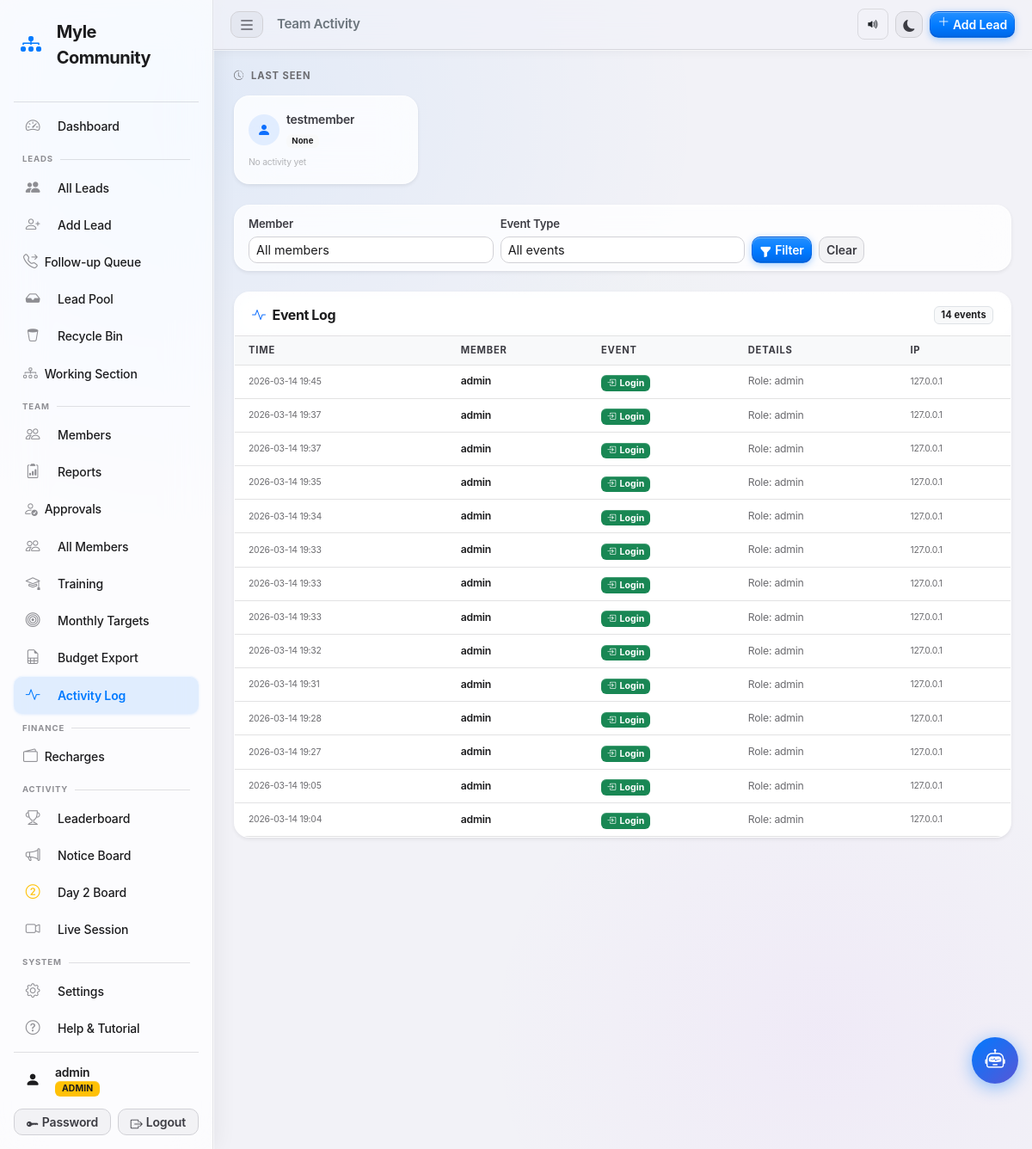
The page /admin/activity (signed in) on the database as committed earlier.
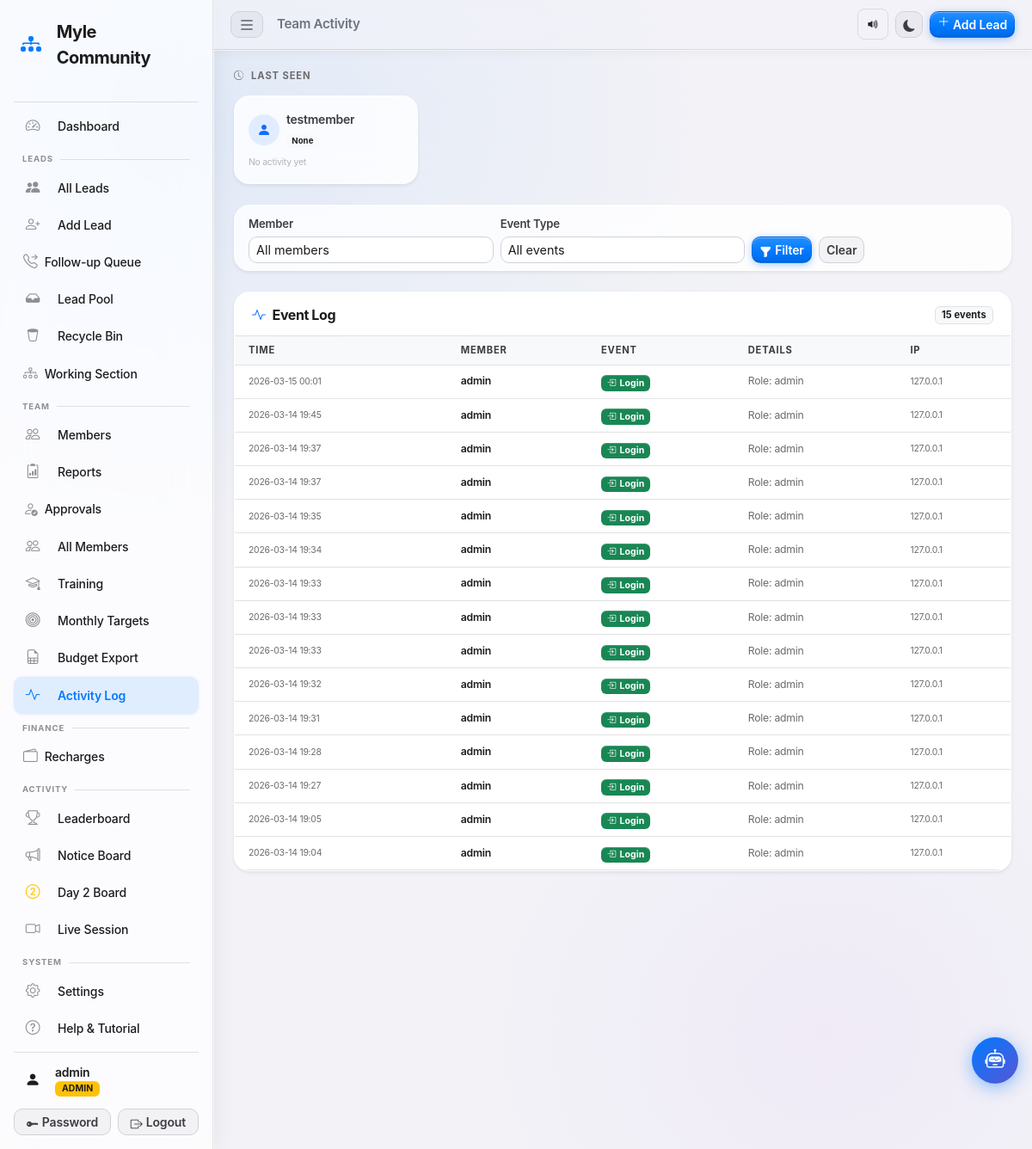
The same page on the database as committed later.
### tables this page shows
CREATE TABLE users (
            id         INTEGER PRIMARY KEY AUTOINCREMENT,
            username   TEXT    NOT NULL UNIQUE,
            password   TEXT    NOT NULL,
            role       TEXT    NOT NULL DEFAULT 'team',
            created_at TEXT    NOT NULL DEFAULT (datetime('now','localtime'))
        , fbo_id TEXT NOT NULL DEFAULT '', upline_name TEXT NOT NULL DEFAULT '', phone TEXT NOT NULL DEFAULT '', status TEXT NOT NULL DEFAULT 'pending', email TEXT NOT NULL DEFAULT '', display_picture TEXT NOT NULL DEFAULT '', calling_reminder_time TEXT NOT NULL DEFAULT '', training_required INTEGER NOT NULL DEFAULT 0, training_status TEXT NOT NULL DEFAULT 'not_required', joining_date TEXT NOT NULL DEFAULT '', certificate_path TEXT NOT NULL DEFAULT '', badges_json TEXT NOT NULL DEFAULT '[]', test_score INTEGER NOT NULL DEFAULT -1, test_attempts INTEGER NOT NULL DEFAULT 0, upline_username TEXT NOT NULL DEFAULT '');

CREATE TABLE activity_log (
            id         INTEGER PRIMARY KEY AUTOINCREMENT,
            username   TEXT    NOT NULL,
            event_type TEXT    NOT NULL,
            details    TEXT    NOT NULL DEFAULT '',
            ip_address TEXT    NOT NULL DEFAULT '',
            created_at TEXT    NOT NULL DEFAULT (datetime('now','localtime'))
        );

### app.py (the view)
@app.route('/admin/activity')
@admin_required
def admin_activity():
    db = get_db()
    page    = int(request.args.get('page', 1))
    per_pg  = 50
    offset  = (page - 1) * per_pg
    filter_user  = request.args.get('user', '')
    filter_event = request.args.get('event', '')
    where, params = ['1=1'], []
    if filter_user:
        where.append('username=?')
        params.append(filter_user)
    if filter_event:
        where.append('event_type=?')
        params.append(filter_event)
    total = db.execute(
        f"SELECT COUNT(*) FROM activity_log WHERE {' AND '.join(where)}", params
    ).fetchone()[0]
    logs = db.execute(
        f"SELECT * FROM activity_log WHERE {' AND '.join(where)} ORDER BY created_at DESC LIMIT ? OFFSET ?",
        params + [per_pg, offset]
    ).fetchall()
    last_seen_rows = db.execute("""
        SELECT u.username, u.display_picture,
               a.event_type, a.created_at
        FROM users u
        LEFT JOIN activity_log a
            ON a.username = u.username
            AND a.created_at = (
                SELECT MAX(a2.created_at) FROM activity_log a2
                WHERE a2.username = u.username
            )
        WHERE u.role = 'team' AND u.status = 'approved'
        ORDER BY a.created_at DESC
    """).fetchall()
    team_members = db.execute(
        "SELECT username FROM users WHERE role='team' AND status='approved' ORDER BY username"
    ).fetchall()
    db.close()
    total_pages = max(1, (total + per_pg - 1) // per_pg)
    return render_template('activity_log.html',
                           logs=logs, total=total, page=page,
                           total_pages=total_pages,
                           last_seen=last_seen_rows,
                           team_members=team_members,
                           filter_user=filter_user,
                           filter_event=filter_event,
                           event_types=['login','logout','lead_update','report_submit','lead_claim'])

### app.py (called while the page is built, shortened)
def _check_session_valid():
    username = session.get('username')
    if not username:
        return False
    db = get_db()
    row = db.execute(
        "SELECT status FROM users WHERE username=?", (username,)
    ).fetchone()
    db.close()
    if not row or row['status'] != 'approved':
        session.clear()
        return False
    return True

def admin_required(f):
    @wraps(f)
    def decorated(*args, **kwargs):
        if 'username' not in session:
            flash('Please log in to continue.', 'warning')
            return redirect(url_for('login'))
        if not _check_session_valid():
            flash('Your account is no longer active. Please contact an admin.', 'danger')
            return redirect(url_for('login'))
        if session.get('role') != 'admin':
            flash('Admin access required.', 'danger')
            return redirect(url_for('team_dashboard'))
        return f(*args, **kwargs)
    return decorated

@app.before_request
def csrf_protect():
    if '_csrf_token' not in session:
        session['_csrf_token'] = secrets.token_hex(32)
    if request.method in ('GET', 'HEAD', 'OPTIONS', 'TRACE'):
        return

### templates/activity_log.html (shortened to what the changed rows need)
{% extends "base.html" %}
{% block content %}
<div class="mb-4">
  <div class="row g-3">
    {% for member in last_seen %}
    <div class="col-6 col-md-3">
      <div class="card border-0 shadow-sm h-100">
        <div class="card-body py-3 px-3">
          <div class="d-flex align-items-center gap-2 mb-2">
            {% if member.display_picture %}
              <img src="{{ member.display_picture }}" alt="DP"
                   style="width:36px;height:36px;border-radius:50%;object-fit:cover;">
            {% else %}
              <div class="d-flex align-items-center justify-content-center rounded-circle bg-primary bg-opacity-10"
                   style="width:36px;height:36px;flex-shrink:0;">
                <i class="bi bi-person-fill text-primary"></i>
              </div>
            {% endif %}
            <div class="min-width-0">
              <div class="fw-semibold small text-truncate">{{ member.username }}</div>
              <span class="badge
                {% if member.event_type == 'login' %}bg-success
                {% elif member.event_type == 'logout' %}bg-secondary
                {% elif member.event_type == 'lead_update' %}bg-primary
                {% elif member.event_type == 'report_submit' %}bg-info text-dark
                {% elif member.event_type == 'lead_claim' %}bg-warning text-dark
                {% else %}bg-light text-dark{% endif %}"
                style="font-size:0.6rem;">
                {{ member.event_type | replace('_',' ') | title }}
              </span>
            </div>
          </div>
          <div class="label-xs text-muted">
            {% if member.created_at %}
              <i class="bi bi-clock me-1 opacity-50"></i>{{ member.created_at[:16] }}
            {% else %}
              <span class="opacity-50">No activity yet</span>
            {% endif %}
          </div>
        </div>
      </div>
    </div>
    {% endfor %}
  </div>
</div>
<div class="card border-0 shadow-sm">
  <div class="card-header d-flex justify-content-between align-items-center">
    <h6 class="mb-0"><i class="bi bi-activity me-2 text-primary"></i>Event Log</h6>
    <span class="badge bg-light text-dark border">{{ total }} events</span>
  </div>
  <div class="card-body p-0">
    {% if logs %}
    <div class="table-responsive">
      <table class="table table-hover align-middle mb-0">
        <thead class="table-light">
          <tr>
            <th class="ps-3">Time</th>
            <th>Member</th>
            <th>Event</th>
            <th>Details</th>
            <th class="d-none d-md-table-cell">IP</th>
          </tr>
        </thead>
        <tbody>
          {% for log in logs %}
          <tr>
            <td class="ps-3 label-xs text-muted text-nowrap">{{ log.created_at[:16] }}</td>
            <td class="fw-semibold small">{{ log.username }}</td>
            <td>
              {% if log.event_type == 'login' %}
                <span class="badge bg-success"><i class="bi bi-box-arrow-in-right me-1"></i>Login</span>
              {% elif log.event_type == 'logout' %}
                <span class="badge bg-secondary"><i class="bi bi-box-arrow-right me-1"></i>Logout</span>
              {% elif log.event_type == 'lead_update' %}
                <span class="badge bg-primary"><i class="bi bi-pencil-fill me-1"></i>Lead Update</span>
              {% elif log.event_type == 'report_submit' %}
                <span class="badge bg-info text-dark"><i class="bi bi-clipboard2-check-fill me-1"></i>Report</span>
              {% elif log.event_type == 'lead_claim' %}
                <span class="badge bg-warning text-dark"><i class="bi bi-lightning-charge-fill me-1"></i>Lead Claim</span>
              {% else %}
                <span class="badge bg-light text-dark">{{ log.event_type }}</span>
              {% endif %}
            </td>
            <td class="small text-muted">{{ log.details or '—' }}</td>
            <td class="d-none d-md-table-cell label-xs text-muted">{{ log.ip_address or '—' }}</td>
          </tr>
          {% endfor %}
        </tbody>
      </table>
    </div>
    {% else %}
    <div class="text-center py-5 text-muted">
      <i class="bi bi-activity fs-1 d-block mb-2 opacity-25"></i>
      No activity logs found{% if filter_user or filter_event %} for this filter{% endif %}.
    </div>
    {% endif %}
  </div>
</div>
{% endblock %}

Rows that differ between the two databases and show on the page:
added activity_log: created_at "2026-03-15 00:01", username "admin", event_type "login" (drawn), details "Role: admin", ip_address "127.0.0.1"
Other text that changed with them:
{{ total }}: "14" → "15"
